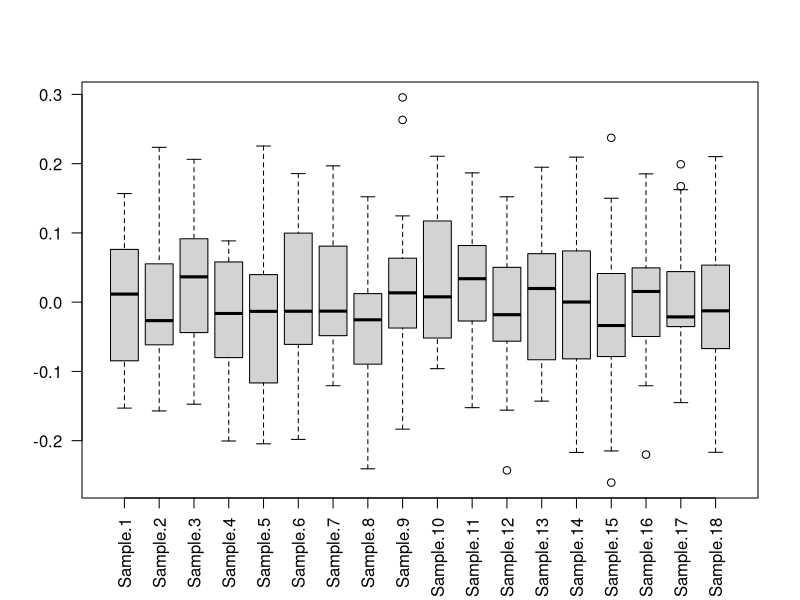
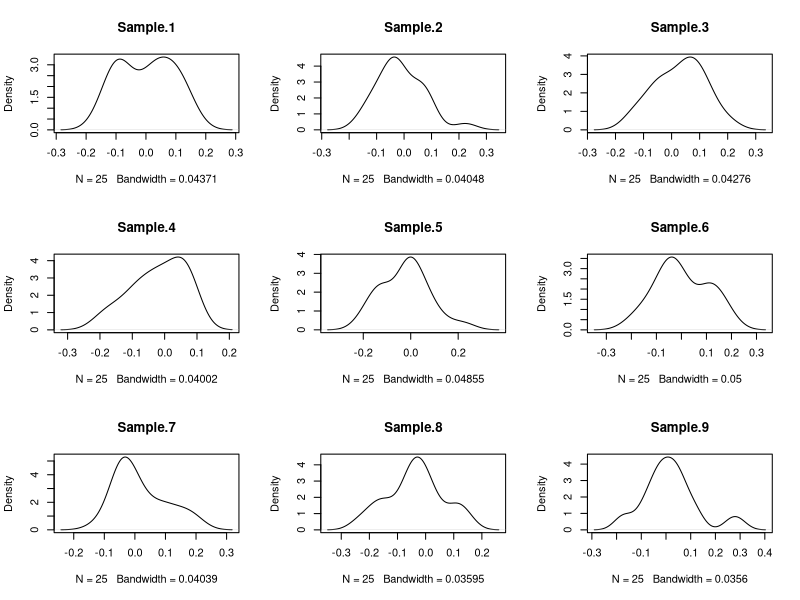
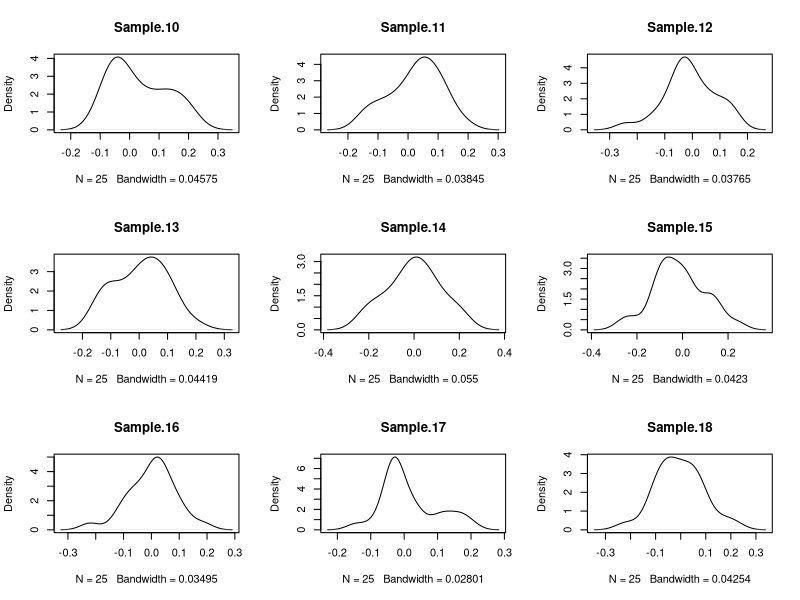
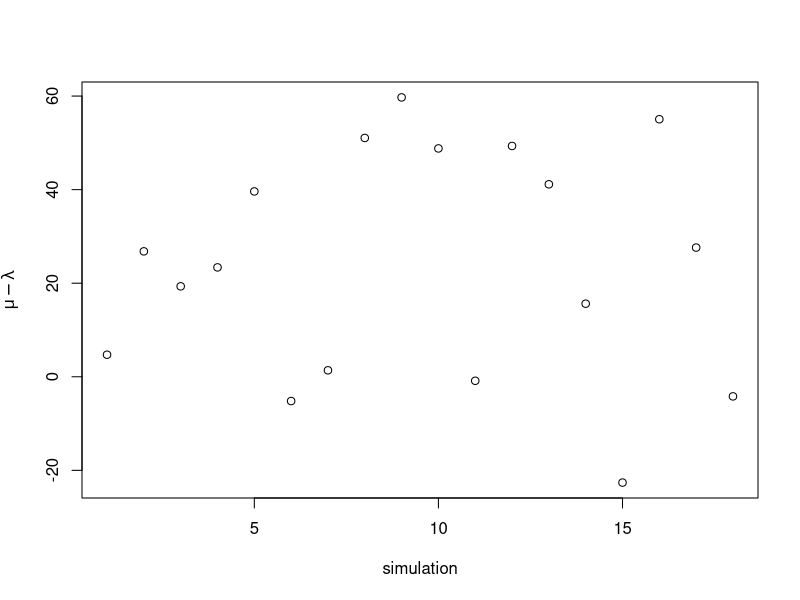

Generate these figures, in order, with R:
# Lab 4 
# Gwen Eadie
# #exercises from DAAG Chapter 3

###### 3.3
# Use function sample() to create four random permutations of numbers 1:7

# make a matrix to store the data. Each column is a block
blocks = matrix(data = NA, nrow = 7, ncol = 4)
colnames(blocks) = c("B1", "B2", "B3", "B4")

# fill the matrix 
for(i in 1:ncol(blocks)){
  blocks[, i] = sample(x = 1:7, size = 7, replace = FALSE)
}

# show what it looks like
blocks

###### 3.4

# generate random sample size of 100 from a normal distribution
y = rnorm(n = 100)

## (a)
mean(y)
sd(y)

## (b) create a loop create random samples, and calculate the mean and sd 25 times
ntimes = 25

# store the means in a vector called av
av = vector(length = ntimes)

for(i in 1:ntimes){
  y = rnorm(n=100)
  av[i] = mean(y)
}

# calculate the standard deciation of the means
sd(av)

## (c)
# write a function that does the calculations in part (b)
meansamples = function(x, samplesize){

  # vector to store the means
  av = vector(length = x)

  for(i in 1:x){
    # draw random sample of size n
    y = rnorm(n=samplesize)
    # calculate the mean and store it
    av[i] = mean(y)
  }
  
  av
  
}

# run the function a few times and then plot the distribution of each set of means
fewtimes = 18
meanlist = lapply(X = 1:fewtimes, FUN = function(z) meansamples(x = 25, samplesize = 100)) 

# name each item in the list, then turn the list into a data frame
names(meanlist) = paste("Sample", 1:fewtimes, sep=" ")
meanlist = as.data.frame(meanlist)

# make a boxplot for fun (las = 2 turns the x-axis labels on their side)
pdf("q3-4_boxplot_eadie.pdf", width=11, height=8.5)
boxplot(meanlist, las=2)
dev.off()

# ok, now make the density plot for each distribution
pdf("q3-4_densities_eadie.pdf", width=11, height=8.5)

par( mfrow = c(3,3))

for(i in 1:fewtimes){ 
  
  plot( density(meanlist[, i]), main=colnames(meanlist)[i] )

}


dev.off()


###### 3.11

# data for the poor rats that were given carcinogens
ratdat = c(87, 53, 72, 90, 78, 85, 83)

sampmean = mean(ratdat)
sampvar = var(ratdat)

# I would say that the Poisson model is not apprpriate, since the sample mean and sample variance are not near equal (variance is twice the mean)

# repeat this several times to see if the Poisson assumotion holds
samps = as.data.frame(matrix(NA, ncol = 2, nrow = fewtimes))
colnames(samps) = c("mu", "lambda")

for(i in 1:fewtimes){
  # randomly draw 7 numbers from a Poisson distribution with var = 78.3
  x = rpois(n = 7, lambda = 78.3)
  samps[i, "mu"] = mean(x)
  samps[i, "lambda"] = var(x)
}

# plot the difference between the sample mean and sample variance for each simulations experiement
pdf("q3-11_eadie.pdf")
plot(samps$mu-samps$lambda, ylab=expression(mu-lambda), xlab="simulation")
dev.off()



###### 3.13
